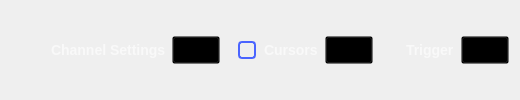
         <widget class="QWidget" name="widget_3" native="true">
          <property name="sizePolicy">
           <sizepolicy hsizetype="Preferred" vsizetype="Fixed">
            <horstretch>0</horstretch>
            <verstretch>0</verstretch>
           </sizepolicy>
          </property>
          <property name="minimumSize">
           <size>
            <width>0</width>
            <height>48</height>
           </size>
          </property>
          <property name="styleSheet">
           <string notr="true">QCheckBox {
  spacing: 8px;
  background-color: transparent;
  font-size: 14px;
  font-weight: bold;

color: rgba(255, 255, 255, 153);
}

QCheckBox::indicator {
width: 14px;
  height: 14px;
  border: 2px solid rgb(74,100,255);
  border-radius: 4px;
}
QCheckBox::indicator:unchecked { background-color: transparent; }
QCheckBox::indicator:checked { background-color: rgb(74,100,255); }

QPushButton {
width: 40px;
  height: 20px;
  background-color: transparent;
}
QPushButton:pressed { border-image: url(:/icons/setup_btn_checked.svg); }
QPushButton:!pressed { border-image: url(:/icons/setup_btn_unchecked.svg); }
QPushButton:hover:!pressed:!checked { border-image: url(:/icons/setup_btn_hover.svg); }
QPushButton:checked { border-image: url(:/icons/setup_btn_checked.svg); }

QLabel {
font-size: 14px;
  font-weight: bold;

color: rgba(255, 255, 255, 153);
}</string>
          </property>
          <layout class="QHBoxLayout" name="horizontalLayout_6">
           <property name="spacing">
            <number>6</number>
           </property>
           <item>
            <spacer name="horizontalSpacer_15">
             <property name="orientation">
              <enum>Qt::Horizontal</enum>
             </property>
             <property name="sizeType">
              <enum>QSizePolicy::Expanding</enum>
             </property>
             <property name="sizeHint" stdset="0">
              <size>
               <width>40</width>
               <height>20</height>
              </size>
             </property>
            </spacer>
           </item>
           <item>
            <widget class="QLabel" name="label">
             <property name="sizePolicy">
              <sizepolicy hsizetype="Fixed" vsizetype="Fixed">
               <horstretch>0</horstretch>
               <verstretch>0</verstretch>
              </sizepolicy>
             </property>
             <property name="text">
              <string>Channel Settings</string>
             </property>
            </widget>
           </item>
           <item>
            <widget class="adiscope::CustomPushButton" name="btnChannelSettings">
             <property name="enabled">
              <bool>true</bool>
             </property>
             <property name="text">
              <string/>
             </property>
             <property name="checkable">
              <bool>true</bool>
             </property>
             <attribute name="buttonGroup">
              <string notr="true">settings_group</string>
             </attribute>
            </widget>
           </item>
           <item>
            <spacer name="horizontalSpacer_9">
             <property name="orientation">
              <enum>Qt::Horizontal</enum>
             </property>
             <property name="sizeType">
              <enum>QSizePolicy::Fixed</enum>
             </property>
             <property name="sizeHint" stdset="0">
              <size>
               <width>12</width>
               <height>0</height>
              </size>
             </property>
            </spacer>
           </item>
           <item>
            <layout class="QHBoxLayout" name="horizontalLayout">
             <property name="spacing">
              <number>6</number>
             </property>
             <property name="leftMargin">
              <number>0</number>
             </property>
             <item>
              <widget class="QCheckBox" name="cursorsBox">
               <property name="text">
                <string>Cursors</string>
               </property>
              </widget>
             </item>
             <item>
              <widget class="adiscope::CustomPushButton" name="btnCursors">
               <property name="enabled">
                <bool>false</bool>
               </property>
               <property name="text">
                <string/>
               </property>
               <property name="checkable">
                <bool>true</bool>
               </property>
               <attribute name="buttonGroup">
                <string notr="true">settings_group</string>
               </attribute>
              </widget>
             </item>
            </layout>
           </item>
           <item>
            <widget class="QLabel" name="label_2">
             <property name="text">
              <string/>
             </property>
            </widget>
           </item>
           <item>
            <spacer name="horizontalSpacer_8">
             <property name="orientation">
              <enum>Qt::Horizontal</enum>
             </property>
             <property name="sizeType">
              <enum>QSizePolicy::Fixed</enum>
             </property>
             <property name="sizeHint" stdset="0">
              <size>
               <width>12</width>
               <height>0</height>
              </size>
             </property>
            </spacer>
           </item>
           <item>
            <widget class="QLabel" name="label_4">
             <property name="text">
              <string>Trigger</string>
             </property>
            </widget>
           </item>
           <item>
            <widget class="adiscope::CustomPushButton" name="btnTrigger">
             <property name="text">
              <string/>
             </property>
             <property name="checkable">
              <bool>true</bool>
             </property>
             <attribute name="buttonGroup">
              <string notr="true">settings_group</string>
             </attribute>
            </widget>
           </item>
          </layout>
         </widget>
